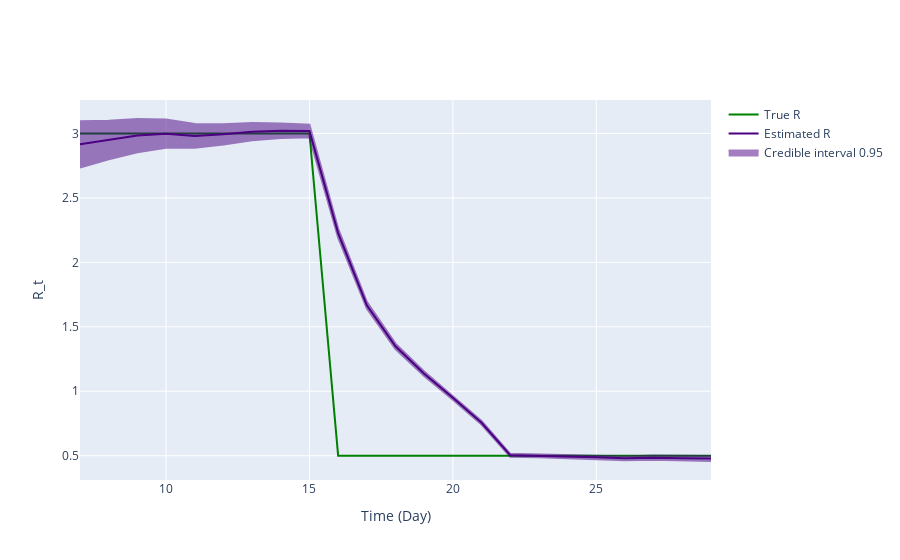

Write notebook code for a chart like this one.
### Code cell
fig = ReproductionNumberPlot()

fig.add_ground_truth_rt(ground_truth)
fig.add_interval_rt(interval2)

fig.update_labels(time_label='Time (Day)', r_label='R_t')

fig.show_figure()

### Figure 1 — Plotly figure (JSON) as saved in the notebook; plotly's stock layout.template omitted (floating-point values rounded to 4 significant figures)
{"data": [{"line": {"color": "green"}, "mode": "lines", "name": "True R", "type": "scatter", "x": [7, 8, 9, 10, 11, 12, 13, 14, 15, 16, 17, 18, 19, 20, 21, 22, 23, 24, 25, 26, 27, 28, 29], "y": [3, 3, 3, 3, 3, 3, 3, 3, 3, 0.5, 0.5, 0.5, 0.5, 0.5, 0.5, 0.5, 0.5, 0.5, 0.5, 0.5, 0.5, 0.5, 0.5]}, {"line": {"color": "indigo"}, "mode": "lines", "name": "Estimated R", "type": "scatter", "x": [7, 8, 9, 10, 11, 12, 13, 14, 15, 16, 17, 18, 19, 20, 21, 22, 23, 24, 25, 26, 27, 28, 29], "y": [2.916, 2.949, 2.983, 2.998, 2.981, 2.994, 3.014, 3.021, 3.019, 2.227, 1.668, 1.349, 1.136, 0.9491, 0.7551, 0.5035, 0.4996, 0.4936, 0.4877, 0.48, 0.4848, 0.4801, 0.4784]}, {"fill": "toself", "fillcolor": "indigo", "line": {"color": "indigo"}, "mode": "lines", "name": "Credible interval 0.95", "opacity": 0.5, "type": "scatter", "x": [7, 8, 9, 10, 11, 12, 13, 14, 15, 16, 17, 18, 19, 20, 21, 22, 23, 24, 25, 26, 27, 28, 29, 29, 28, 27, 26, 25, 24, 23, 22, 21, 20, 19, 18, 17, 16, 15, 14, 13, 12, 11, 10, 9, 8, 7], "y": [3.096, 3.099, 3.112, 3.108, 3.074, 3.072, 3.081, 3.078, 3.067, 2.262, 1.693, 1.369, 1.154, 0.9646, 0.7687, 0.5146, 0.511, 0.5059, 0.5011, 0.4947, 0.501, 0.4978, 0.4978, 0.4589, 0.4624, 0.4686, 0.4653, 0.4742, 0.4812, 0.4881, 0.4924, 0.7416, 0.9337, 1.119, 1.328, 1.642, 2.192, 2.971, 2.964, 2.947, 2.915, 2.889, 2.888, 2.855, 2.799, 2.736]}], "layout": {"hovermode": "x unified", "xaxis": {"title": {"text": "Time (Day)"}}, "yaxis": {"title": {"text": "R_t"}}}}
